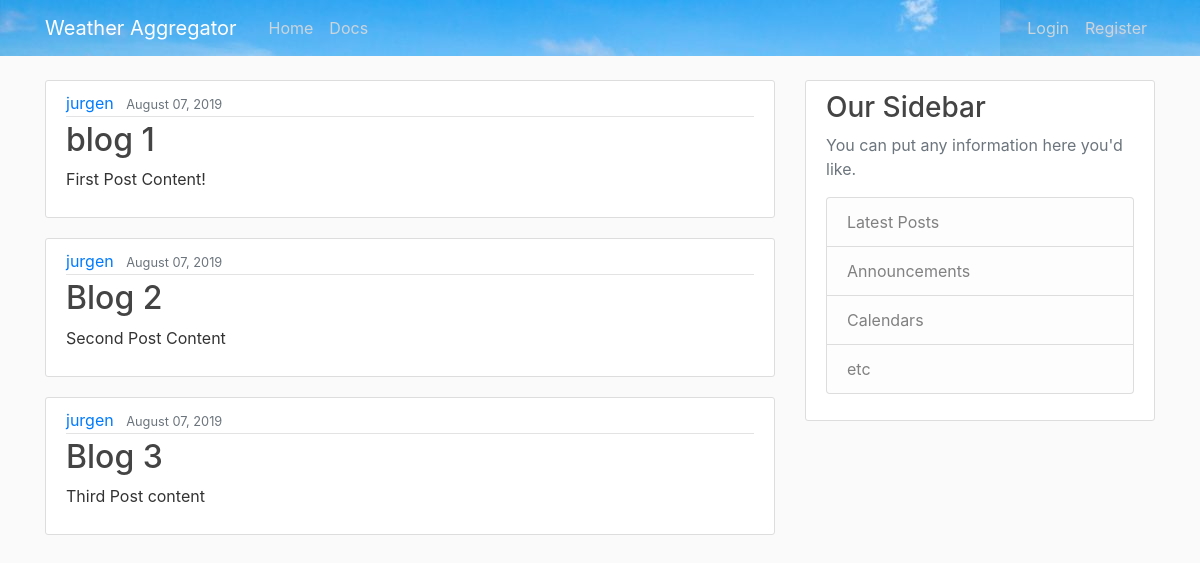
The page / on the database its author committed.
### ApiWeather/models.py (models this page shows, shortened)
class Post(models.Model):
    title = models.CharField(max_length=100)
    content = models.TextField()
    date_posted = models.DateTimeField(default=timezone.now)
    author = models.ForeignKey(User, on_delete=models.CASCADE)

### ApiWeather/views.py (the view)
# urls.py: path('', views.home, name='ApiWeather-home'),
def home(request):
    context = {
        'posts': Post.objects.all()
    }
    return render(request, 'ApiWeather/home.html', context=context)

### ApiWeather/templates/ApiWeather/home.html
{% extends 'ApiWeather/base.html' %}
{% block content %}
    {% for post in posts %}
        <article class="media content-section">
            <div class="media-body">
                <div class="article-metadata">
                    <a class="mr-2" href="#">{{ post.author }}</a>
                    <small class="text-muted">{{ post.date_posted|date:"F d, Y" }}</small>
                </div>
                <h2><a class="article-title" href="#">{{ post.title }}</a></h2>
                <p class="article-content">{{ post.content }}</p>
            </div>
        </article>
    {% endfor  %}
{% endblock content %}

### ApiWeather/templates/ApiWeather/base.html (shortened to what this page needs)
{% load static %}
<!DOCTYPE html>
<html lang="en">
<head>
    <link rel="stylesheet" href="https://maxcdn.bootstrapcdn.com/bootstrap/4.0.0/css/bootstrap.min.css">
    <link rel="stylesheet" type="text/css" href="{% static 'ApiWeather/main.css' %}">
</head>
<body>
<header class="site-header">
    <nav class="navbar navbar-expand-md navbar-dark fixed-top" style="background-image: url({% static 'images/main-header.jpg' %})">
        <div class="container">
            <a class="navbar-brand mr-4" href="{% url 'ApiWeather-home' %}">Weather Aggregator</a>
            <div class="collapse navbar-collapse" id="navbarToggle">
                <div class="navbar-nav mr-auto">
                    <a class="nav-item nav-link" href="{% url 'ApiWeather-home' %}">Home</a>
                    <a class="nav-item nav-link" href="{% url 'ApiWeather-docs' %}">Docs</a>
                </div>
                <div class="navbar-nav">
                    <a class="nav-item nav-link" href="#">Login</a>
                    <a class="nav-item nav-link" href="#">Register</a>
                </div>
            </div>
        </div>
    </nav>
</header>
<main role="main" class="container">
  <div class="row">
    <div class="col-md-8">
        {% block content %}{% endblock %}
    </div>
    <div class="col-md-4">
      <div class="content-section">
        <h3>Our Sidebar</h3>
        <p class='text-muted'>You can put any information here you'd like.
          <ul class="list-group">
            <li class="list-group-item list-group-item-light">Latest Posts</li>
            <li class="list-group-item list-group-item-light">Announcements</li>
            <li class="list-group-item list-group-item-light">Calendars</li>
            <li class="list-group-item list-group-item-light">etc</li>
          </ul>
        </p>
      </div>
    </div>
  </div>
</main>
</body>
</html>

### ApiWeather/static/ApiWeather/main.css (style rules this page uses)
body { background: #fafafa; color: #333333; margin-top: 5rem; }
h1, h2, h3, h4, h5, h6 { color: #444444; }
ul { margin: 0; }
.site-header .navbar-nav .nav-link { color: #cbd5db; }
.content-section { background: #ffffff; padding: 10px 20px; border: 1px solid #dddddd; border-radius: 3px; margin-bottom: 20px; }
.article-title { color: #444444; }
.article-content { white-space: pre-line; }
.article-metadata { padding-bottom: 1px; margin-bottom: 4px; border-bottom: 1px solid #e3e3e3 }

### rows shown on the page
Post: author "jurgen", date_posted "August 07, 2019", title "blog 1", content "First Post Content!"
Post: author "jurgen", date_posted "August 07, 2019", title "Blog 2", content "Second Post Content"
Post: author "jurgen", date_posted "August 07, 2019", title "Blog 3", content "Third Post content"
